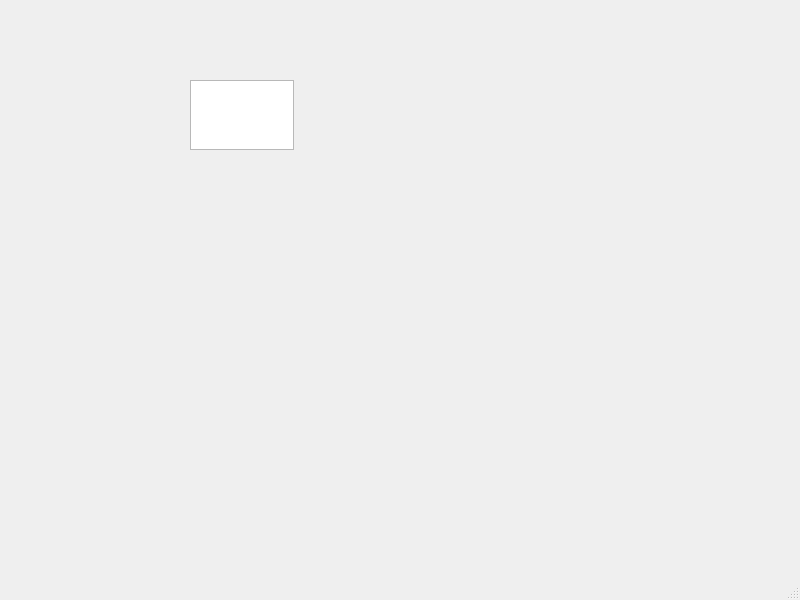
<?xml version="1.0" encoding="UTF-8"?>
<ui version="4.0">
 <class>MainWindow</class>
 <widget class="QMainWindow" name="MainWindow">
  <property name="geometry">
   <rect>
    <x>0</x>
    <y>0</y>
    <width>800</width>
    <height>600</height>
   </rect>
  </property>
  <property name="windowTitle">
   <string>MainWindow</string>
  </property>
  <widget class="QWidget" name="centralwidget">
   <widget class="QTextEdit" name="textEdit">
    <property name="geometry">
     <rect>
      <x>190</x>
      <y>80</y>
      <width>104</width>
      <height>70</height>
     </rect>
    </property>
   </widget>
  </widget>
  <widget class="QMenuBar" name="menubar">
   <property name="geometry">
    <rect>
     <x>0</x>
     <y>0</y>
     <width>800</width>
     <height>22</height>
    </rect>
   </property>
  </widget>
  <widget class="QStatusBar" name="statusbar"/>
 </widget>
 <resources/>
 <connections/>
</ui>
